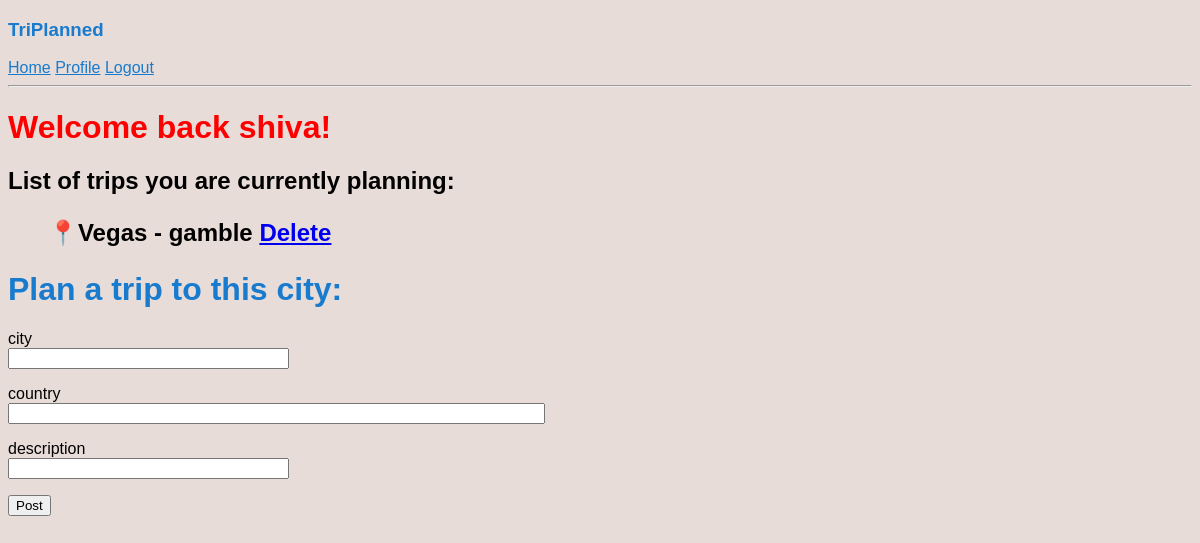
/user/shiva (signed in), run on an earlier commit of the app's database.
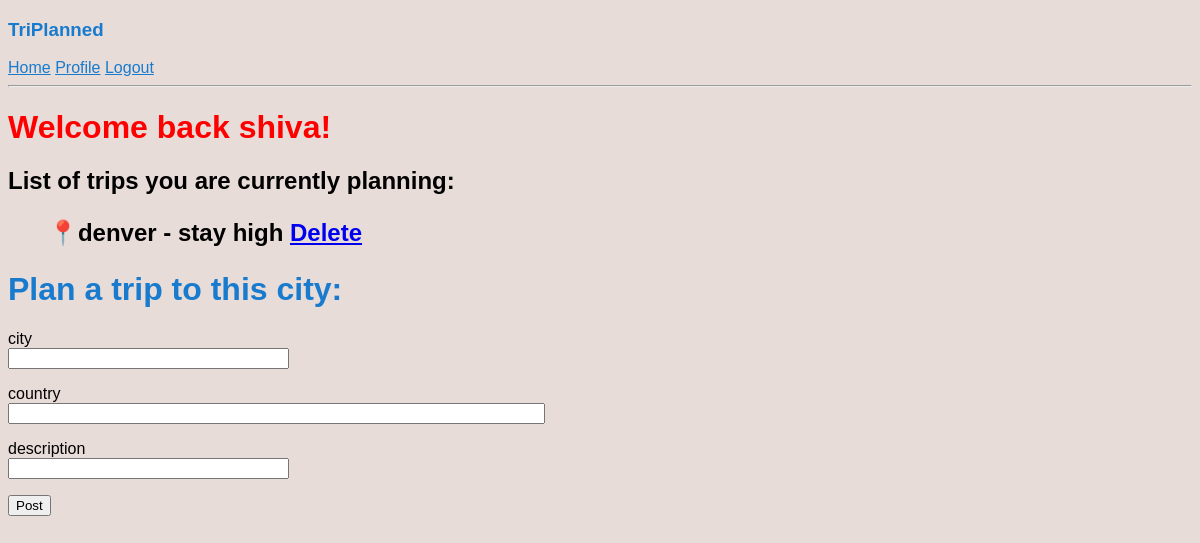
And on a later commit of the database.
### models.py (models this page shows, shortened)
class Post(db.Model):
    id = db.Column(db.Integer, primary_key=True)
    city = db.Column(db.String(140))
    country = db.Column(db.String(140))
    description = db.Column(db.String(140))
    timestamp = db.Column(db.DateTime, index=True, default=datetime.utcnow)
    user_id = db.Column(db.Integer, db.ForeignKey('user.id'))
    likes = db.relationship('Like', backref='post', lazy='dynamic', cascade = 'all, delete, delete-orphan')

### routes.py (the view)
@app.route('/user/<username>',methods=['GET', 'POST'])
@login_required
def user(username):
	user = current_user
	user = User.query.filter_by(username=user.username).first()
	posts = Post.query.filter_by(user_id=user.id)
	if posts is None:
		posts = []
	form = DestinationForm()
	if request.method == 'POST' and form.validate():
		new_destination = Post(city = form.city.data,country=form.country.data,description=form.description.data, user_id=current_user.id)
		db.session.add(new_destination)
		db.session.commit()
	return render_template('user.html', user=user, posts=posts, form=form)

### forms.py (shortened to what this page needs)
class DestinationForm(FlaskForm):
    city = StringField('city')
    country = StringField('country')
    description = StringField('description')
    submit = SubmitField('Post')

### routes.py (called while the page is built)
@login.user_loader
def load_user(id):
    return User.query.get(int(id))

### templates/user.html (shortened to what this page needs)
{% extends "base.html" %}
{% block content %}
    <div class="user">
        <h1 style="color:red">Welcome back {{current_user.username}}!</h1>
        <h2>List of trips you are currently planning:
            {% for post in posts %}
                <ul>&#128205;{{ post.city }} - {{ post.description }} <a href="{{ url_for('delete', post_id=post.id) }}">Delete</a></ul>
            {% endfor %}
        </h2>
        <h1 class="blue">Plan a trip to this city:</h1>
        <form method="post">
            <p>
                {{ form.city.label }}<br>
                {{ form.city(size=32) }}<br>
            </p>
            <p>
                {{ form.country.label }}<br>
                {{ form.country(size=64) }}<br>
            </p>
            <p>
                {{ form.description.label }}<br>
                {{ form.description(size=32) }}<br>
            </p>
            <p>{{ form.submit() }}</p>
        </form>
    </div>
{% endblock %}

What changed in the data, as far as the page shows it:
removed Post: city "Vegas", description "gamble"
added Post: city "denver", description "stay high"
